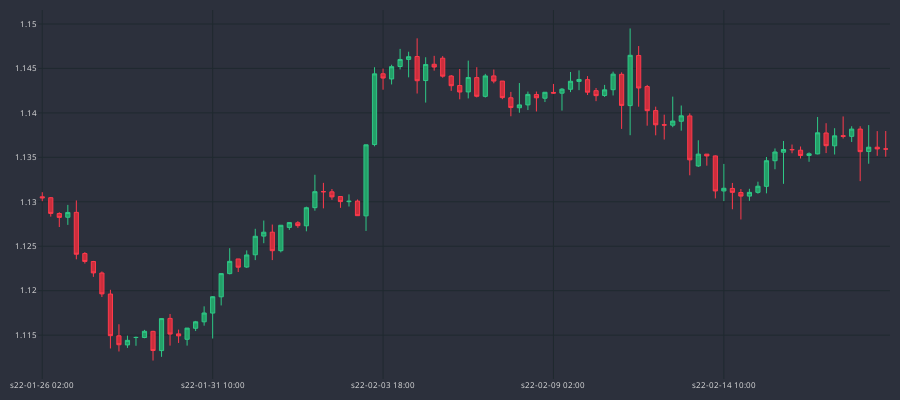

Source (notebook cell):
### Code cell
fig = go.Figure()
fig.add_trace(go.Candlestick(
    x = df_plot.sTime,
    open = df_plot.mid_o,
    high = df_plot.mid_h,
    low = df_plot.mid_l,
    close = df_plot.mid_c,
    line = dict(width = 1), opacity = 1,
    increasing_fillcolor = '#24A068',
    decreasing_fillcolor = '#CC2E3C',
    increasing_line_color = '#2EC886',
    decreasing_line_color = '#FF3A4C'
))

fig.update_yaxes(
    gridcolor = "#1f292f"
)

fig.update_xaxes(
    gridcolor = "#1f292f",
    rangeslider = dict(visible = False), #turns off the range slider
    # rangebreaks = [
    #     dict(bounds = ['sat', 'mon'])
    # ],
    nticks = 5,
    #type = "date"
)

fig.update_layout(
    width = 900,
    height = 400,
    margin = dict(l=10, r=10, b=10, t=10),
    paper_bgcolor="#2c303c",
    plot_bgcolor = "#2c303c",
    font_color = "#e1e1e1",
    font_size = 8
)
